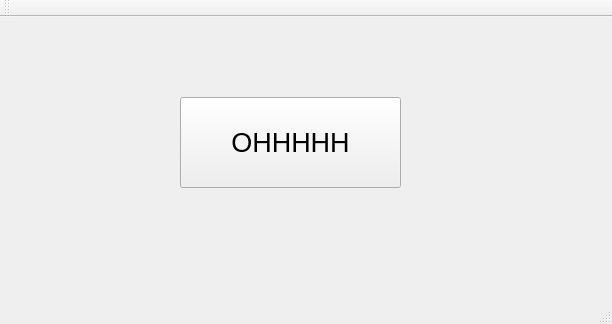
<?xml version="1.0" encoding="UTF-8"?>
<ui version="4.0">
 <class>MainWindow</class>
 <widget class="QMainWindow" name="MainWindow">
  <property name="geometry">
   <rect>
    <x>0</x>
    <y>0</y>
    <width>612</width>
    <height>324</height>
   </rect>
  </property>
  <property name="windowTitle">
   <string>MainWindow</string>
  </property>
  <widget class="QWidget" name="centralWidget">
   <widget class="QPushButton" name="pushButton">
    <property name="geometry">
     <rect>
      <x>180</x>
      <y>80</y>
      <width>221</width>
      <height>91</height>
     </rect>
    </property>
    <property name="font">
     <font>
      <pointsize>20</pointsize>
     </font>
    </property>
    <property name="text">
     <string>OHHHHH</string>
    </property>
   </widget>
  </widget>
  <widget class="QMenuBar" name="menuBar">
   <property name="geometry">
    <rect>
     <x>0</x>
     <y>0</y>
     <width>612</width>
     <height>31</height>
    </rect>
   </property>
  </widget>
  <widget class="QToolBar" name="mainToolBar">
   <attribute name="toolBarArea">
    <enum>TopToolBarArea</enum>
   </attribute>
   <attribute name="toolBarBreak">
    <bool>false</bool>
   </attribute>
  </widget>
  <widget class="QStatusBar" name="statusBar"/>
 </widget>
 <layoutdefault spacing="6" margin="11"/>
 <resources/>
 <connections/>
</ui>
